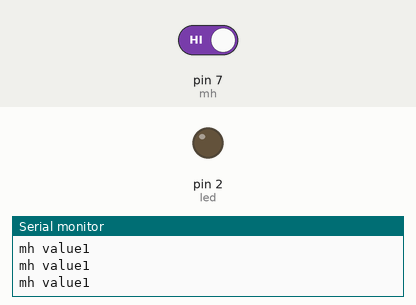
Bench run of a sketch on a simulated Arduino Uno, built with avr-gcc and run on an emulated ATmega328P. Shown: output pins drawn as LEDs (lit = HIGH), the last lines printed to the serial monitor. Inputs (shaded band) come from the test bench; at power-on: pin 7 (mh) HIGH.

Above: at 2.8 s.
2.9 s: pin 7 (mh) driven LOW
At 4.1 s:
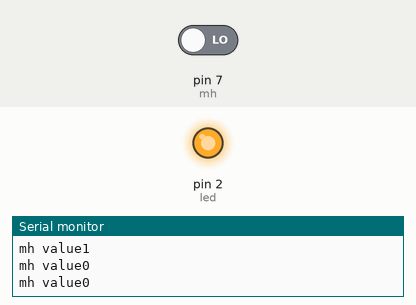
4.5 s: pin 7 (mh) driven HIGH
At 5.6 s:
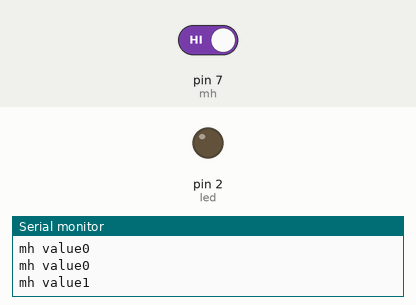
Timing chart, 0 to 7.5 s (numbered marks = the images above; inputs shaded):
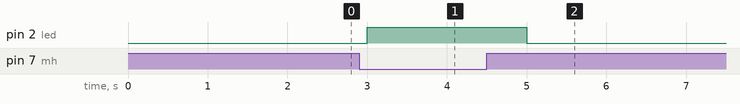

Measured:
- after the input at 2.9 s, pin 2 (led): LOW → HIGH after 0.10 s
- after the input at 4.5 s, pin 2 (led): HIGH → LOW after 0.50 s

The sketch:

soil_moisture_sensor_with_led.ino
```cpp
int mh = 7;
int led = 2;
int mhV;
void setup()
{
  pinMode(mh,INPUT);
  pinMode(led,OUTPUT);
  Serial.begin(9600);
}
void loop()
{
  mhV = digitalRead(mh);
  Serial.print("mh value");
  Serial.println(mhV);
  if(mhV==0){
    digitalWrite(led,HIGH);
    delay(1000);
  }
  else{
    digitalWrite(led,LOW);
    delay(1000);
  }

}
```
